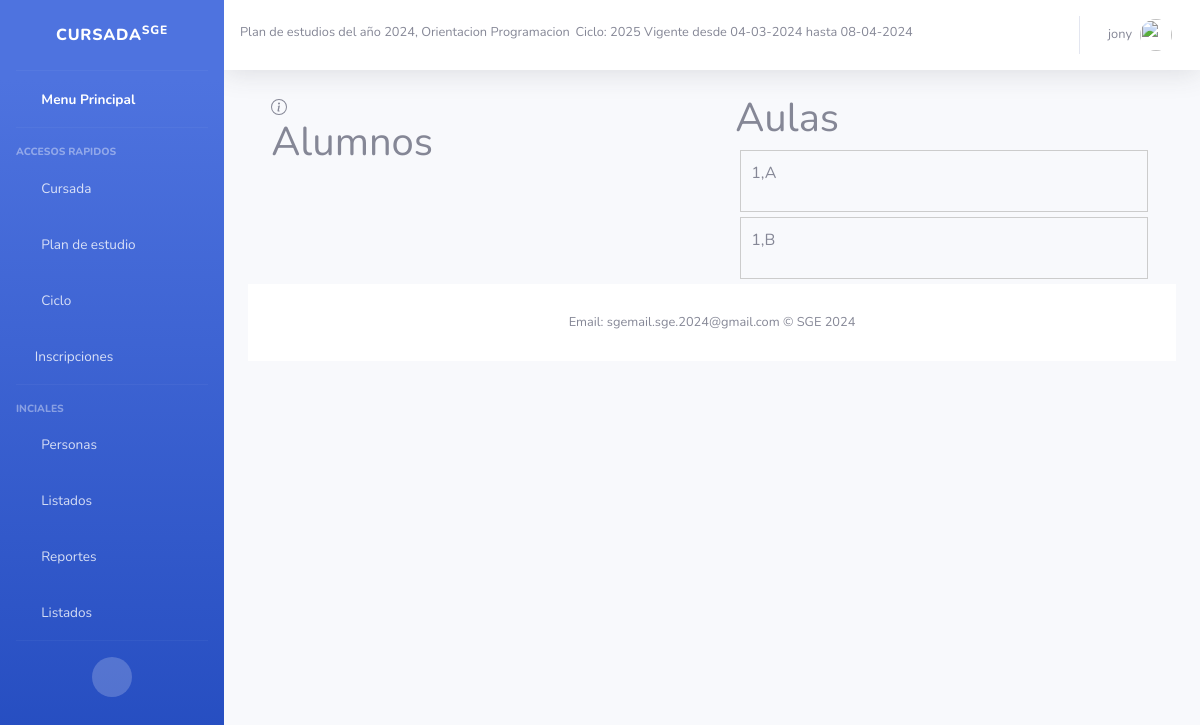
Before: /Clases/asignar_alumno_a_aula/1 (signed in) with the older database file.
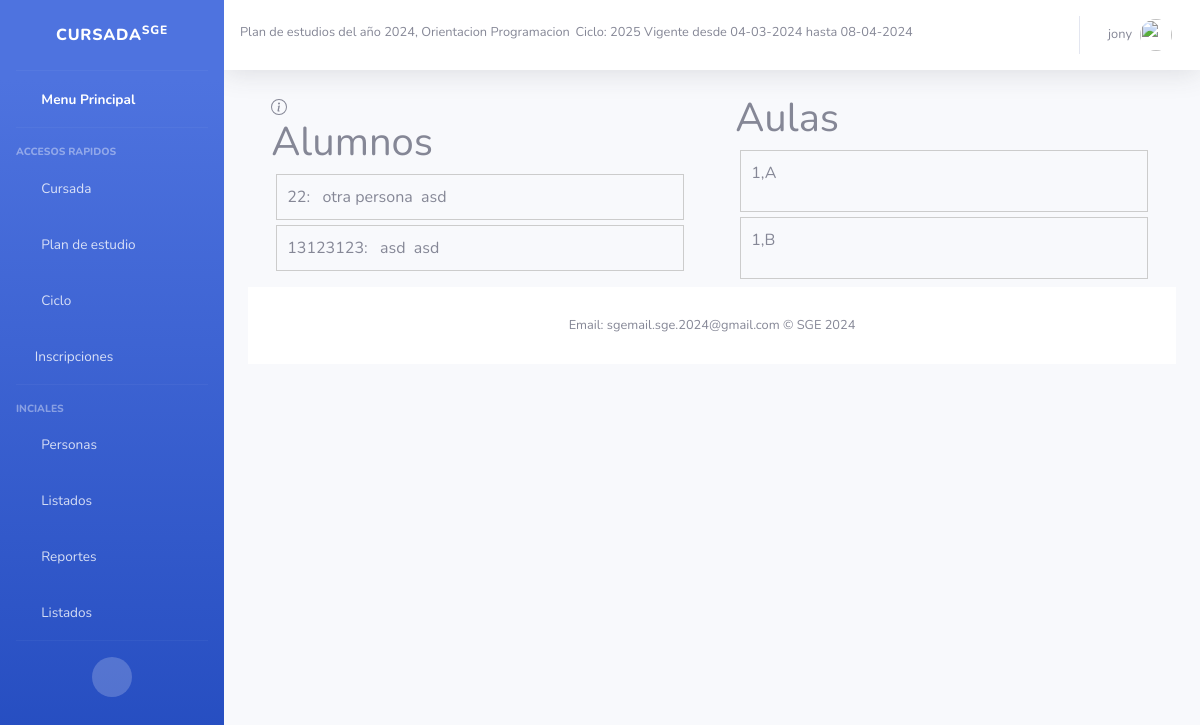
After: the same page with the newer database file.
### Core/models.py (models this page shows, shortened)
class PlanDeEstudios(models.Model):
    MAXCODIGO=20
    MAXANIO=4
    MAXORIENTACION= 50
    MAXNIVEL= 50
    MAXDESCRIPCION=50
    codigo= models.CharField(
        help_text="Ej: 123456",
        unique=True,
        max_length=MAXCODIGO,
        null=False,
        blank=False,
        error_messages={
            'blank': "El nombre es obligatorio"
        }
    )
    anio = models.CharField(
        help_text="Ej: 2024",
        unique=False,
        max_length=MAXANIO,
        null=True,
        blank=False,
        default= 1,
        error_messages={
            'blank': "el anio es obligatorio"
        }
    )
    orientacion = models.CharField(
        help_text="Ej: Profesorado de educacion primaria",
        unique=False,
        max_length=MAXORIENTACION,
        null=False,
        blank=False,
        primary_key=False,
        error_messages={
            'blank': "la orientacion es obligatoria"
        }
    )
    nivel = models.CharField(
        help_text="Ej: Primario",
        unique=False,
        max_length= MAXORIENTACION,
        null=False,
        blank=False,
        error_messages={
            'blank': "El nivel es obligatorio"
        }
    )
    descripcion = models.CharField(
        help_text="Ej: descripcion del plan de estudios",
        unique=False,
        max_length= MAXDESCRIPCION,
        null=False,
        blank=True,
    )
    esActual = models.BooleanField(
        default= True
    )
    implementado = models.BooleanField(
        default= False
    )
    cantidadAnios = models.PositiveIntegerField()
    def __str__(self):
        return "Plan de estudios del año {0}, Orientacion {1}".format(self.anio, self.orientacion)

class Ciclo (models.Model):
    anioCalendario = models.CharField(
        help_text="Ej: 2024",
        max_length=4,
        unique= True)
    fechaInicio = models.DateField(help_text="Ej: 16/02/2024",
                                   default=now)
    plan = models.ForeignKey(PlanDeEstudios, blank=False, on_delete=models.CASCADE)
    fechaFin = models.DateField(help_text="Ej: 28/11/2024",)
    esActual = models.BooleanField(
        default= True
    )
    def __str__(self):
        return "{0} Vigente desde {1} hasta {2}".format(self.anioCalendario,self.fechaInicio.strftime("%d-%m-%Y"), self.fechaFin.strftime("%d-%m-%Y"))

class Aula(models.Model):
    estudiantes = models.ManyToManyField(
        'Estudiante',
        blank=True,
        related_name="estudiantes",
    )
    division = models.ForeignKey(
        'Division',
        unique=False,
        null=False,  # Asegura que cada aula tenga una división asociada
        blank=False,
        on_delete=models.CASCADE,
        related_name="aulas"  # Hace que el acceso a las aulas asociadas con una división sea más claro
    )
    class Meta:
        db_table = 'Aula'

class Division(models.Model):
    PRIMERA = '1ra'
    SEGUNDA = '2da'
    TERCERA = '3ra'
    CUARTA = '4ta'
    QUINTA = '5ta'
    CHOICES_DIV = (
        (PRIMERA, 'Primera'),
        (SEGUNDA, 'Segunda'),
        (TERCERA, 'Tercera'),
        (CUARTA, 'Cuarta'),
        (QUINTA, 'Quinta'))
    ciclo = models.ForeignKey(Ciclo, on_delete=models.CASCADE, related_name="divisiones")
    codigo = models.CharField(max_length=50, choices=CHOICES_DIV, default=PRIMERA)
    descripcion = models.CharField(max_length=50)
    anio = models.ForeignKey(AnioPlan, on_delete=models.CASCADE)
    alumnos = models.ManyToManyField(Estudiante)
    def __str__(self):
        return "{0},{1}".format(self.anio.codigo, self.codigo)

class AnioPlan(models.Model):
    MAXCODIGO= 50
    CANTMAXPORANIO= 50
    MAXDESCRIPCION = 50
    codigo = models.CharField(
        help_text="Ej: ",
        max_length= MAXCODIGO,
        null=False,
        blank=False,
        error_messages={
            'blank': "El codigo es obligatorio"
        })
    descripcion = models.CharField(help_text="nivel",
        unique=False,
        max_length= MAXDESCRIPCION,
        null=False,
        blank=False,
        primary_key=False,
        )
    plan = models.ForeignKey(PlanDeEstudios, models.CASCADE, related_name="anios")
    inscripciones = models.ManyToManyField(Estudiante)
    class Meta:
        unique_together = [['codigo', 'plan']]

class Inscripcion(models.Model):
    estudiante = models.ForeignKey(
        Estudiante,
        null=True,
        help_text="Ej: Juan Perez",
        on_delete=models.CASCADE,
    )
    ciclo = models.ForeignKey(
        Ciclo,
        null=True,
        on_delete=models.CASCADE,
        help_text="Ej: Actual",
    )
    anio = models.ForeignKey(
        AnioPlan,
        on_delete=models.CASCADE,
        help_text="Ej: 1,año",
    )
    fecha = models.DateTimeField(default=now,help_text="Ej: 16/02/2024",)
    class Meta:
        unique_together = ['estudiante', 'ciclo', 'anio']

class Persona(models.Model):
    MAXNOMBRE = 50
    MAXAPELLIDO = 50
    REGEX_NOMBRE = '^[0-9a-zA-Z-_ .]{3,100}$'
    REGEX_NUMERO = '^[0-9]{1,12}$'
    MAXDNI =11
    MAXDIRECCION = 100
    MAXTELEFONO = 10
    nombre = models.CharField(
        help_text="Ej: Juan",
        max_length = MAXNOMBRE,
        unique= False,
        null= False,
        blank= False,
        validators= [RegexValidator(regex=REGEX_NOMBRE)],
        error_messages= {
            'max_length': "El nombre puede tener a lo sumo {} caracteres".format(MAXNOMBRE),
            'blank': "El nombre es obligatorio"
        }
    )
    apellido = models.CharField(
        help_text="Ej: Perez",
        max_length=MAXAPELLIDO,
        unique=False,
        null=False,
        blank=False,
        validators=[RegexValidator(regex=REGEX_NOMBRE)],
        error_messages={
            'max_length': "El apellido puede tener a lo sumo {} caracteres".format(MAXNOMBRE),
            'blank': "El apéllido es obligatorio"
        }
    )
    dni= models.CharField(
        help_text="Ej: 12345678",
        max_length = MAXDNI,
        unique= True,
        null= False,
        blank= False,
        error_messages= {
            'max_length': "El dni puede tener a lo sumo {} caracteres".format(MAXDNI),
            'unique': "El dni ingresado ya existe",
            'blank': "El dni es obligatorio"
        }
    )
    localidad=models.ForeignKey(
        Localidad,
        null=False,
        blank=False,
        on_delete=models.CASCADE,
        help_text="Ej: Trelew",
        error_messages={
        }
    )
    direccion=models.CharField(
        help_text="Ej: Calle falsa 123",
        max_length = MAXDIRECCION,
        unique= False,
        null= False,
        blank= False,
        error_messages= {
            'blank': "La direccion es obligatoria"
        }
    )
    email = models.EmailField(
        help_text="Ej: asd@asd.com",
        unique=True,
        null=True,
        blank=True,
        primary_key=False,
        error_messages={
            'unique': "El email no esta disponible",
        }
    )
    telefono= models.CharField(
        help_text="Ej: 0123456789 ",
        max_length=MAXTELEFONO,
        unique=False,
        null=True,
        blank=True,
        primary_key=False,
        validators=[RegexValidator(regex=REGEX_NUMERO)],
        error_messages={
            'max_length': "El telefono puede tener a lo sumo {} caracteres".format(MAXTELEFONO),
        }
    )

### Clases/views.py (the view)
# urls.py: re_path(r'^asignar_alumno_a_aula/(?P<idAnio>\d+)$', views.asignar_alumno_a_aula, name= 'asignar_alumno_a_aula'),
@login_required
def asignar_alumno_a_aula(request, idAnio):
    print("asignar alumno", idAnio)
    ciclo = Ciclo.objects.get(esActual = 'True')
    divisiones = Division.objects.filter(anio_id=idAnio,ciclo=ciclo)
    estudiantes_inscritos = Inscripcion.objects.filter(anio=idAnio,ciclo = ciclo)
    print("estudiuantes inscriptos",estudiantes_inscritos)
    for division in divisiones:
        aulas_existen = Aula.objects.filter(division=division).exists()
        if not aulas_existen:
            Aula.objects.create(division=division)
    aulas = Aula.objects.filter(division__in=divisiones)
    print("Estoy en aulaaass",aulas[0].estudiantes.all())
    estudiantes_aula = {}  # Cambiaremos a un diccionario para asociar estudiantes con aulas
    for aula in aulas:
        estudiantes_aula[aula.id] = aula.estudiantes.all()
        print(aula.estudiantes.all())
    estudiantes_no_en_aula = []
    ids_estudiantes_aula = [estudiante.id for aula_estudiantes in estudiantes_aula.values() for estudiante in aula_estudiantes]
    print("Estudiates e aulas",ids_estudiantes_aula)
    print((ids_estudiantes_aula))
    for estudiante in estudiantes_inscritos:
        print("id estudiante*****",estudiante.estudiante.id,ids_estudiantes_aula)
        if estudiante.estudiante.id not in ids_estudiantes_aula:
            estudiantes_no_en_aula.append(estudiante)
    print("no en aula", estudiantes_no_en_aula)
    return render(request, 'Division/asignar_alumnno_aula.html', {'aulas': aulas,
                                                                'estudiantes': estudiantes_no_en_aula,
                                                                'estudiantes_aula': estudiantes_aula,
                                                                'estudiantes_no_en_aula': estudiantes_no_en_aula})

### Clases/templates/Division/asignar_alumnno_aula.html (shortened to what this page needs)
{% extends 'index.html' %}
{% block content %}
{% load static %}
<!DOCTYPE html>
<html>
<head>
</head>
<cuerpo>
    <div id="alumnos-container">
        <a data-bs-toggle="modal" data-bs-target="#exampleModal" data-bs-slide-to="0">
            </a>
        <h1>Alumnos</h1>
        <ul id="alumnos-list">
            {% for estudiante in estudiantes %}
                <li class="alumno" draggable="true" ondragstart="handleDragStart(event,
                '{{ estudiante.estudiante.dni }}',
                '{{ estudiante.estudiante.id }}',
                '{{ estudiante.estudiante.nombre }}',
                '{{ estudiante.estudiante.apellido }}')"
                data-id="{{ estudiante.estudiante.id }}"
                data-dni="{{ estudiante.estudiante.dni }}"
                data-nombre="{{ estudiante.estudiante.nombre }}"
                data-apellido="{{ estudiante.estudiante.apellido }}">
                {{ estudiante.estudiante.dni  }}: &nbsp {{ estudiante.estudiante.nombre  }}&nbsp {{estudiante.estudiante.apellido}}</li>
            {% endfor %}
        </ul>
    </div>
    <div id="aulas-container">
        <h1>Aulas</h1>
        {% for aula in aulas %}
        <div id="aulas-list">
                <li class="aula" ondrop="drop(event)" ondragover="allowDrop(event)" data-id="{{ aula.id }}">
                    {{ aula.division }}
                </li>
            </div>
            {% endfor %}
    </div>
</cuerpo>
</html>
{% endblock content %}

### principal/templates/index.html (shortened to what this page needs)
<!DOCTYPE html>
<html lang="en">
<head>
    <link href="https://cdn.jsdelivr.net/npm/bootstrap@5.2.3/dist/css/bootstrap.min.css" rel="stylesheet">
    <link href= "{% static 'vendor/fontawesome-free/css/all.min.css' %}" rel="stylesheet" type="text/css">
    <link href="{% static 'css/sb-admin-2.min.css' %}" rel="stylesheet">
</head>
{% block sidebar %}
<body id="page-top">
    <div id="wrapper">
        <ul class="navbar-nav bg-gradient-primary sidebar sidebar-dark accordion" id="accordionSidebar">
            <a class="sidebar-brand d-flex align-items-center justify-content-center" href="index.html">
                <div class="sidebar-brand-text mx-3">Cursada<sup>SGE</sup></div>
            </a>
            <hr class="sidebar-divider my-0">
            <li class="nav-item active">
                <a class="nav-link" href="/">
                    <i class="fas fa-fw fa-tachometer-alt"></i>
                    <span>Menu Principal</span></a>
            </li>
            <hr class="sidebar-divider">
            <div class="sidebar-heading">
                Accesos Rapidos
            </div>
            <li class="nav-item">
                <a class="nav-link collapsed" href="#" data-toggle="collapse" data-target="#collapseTree"
                    aria-expanded="true" aria-controls="collapseTwo">
                    <i class="fas fa-fw fa-cog"></i>
                    <span>Cursada</span>
                </a>
            </li>
            <li class="nav-item">
                <a class="nav-link collapsed" href="#" data-toggle="collapse" data-target="#collapseTwo"
                    aria-expanded="true" aria-controls="collapseTwo">
                    <i class="fas fa-fw fa-cog"></i>
                    <span>Plan de estudio</span>
                </a>
            </li>
            <li class="nav-item">
                <a class="nav-link collapsed" href="#" data-toggle="collapse" data-target="#collapseCiclo"
                    aria-expanded="true" aria-controls="collapseTwo">
                    <i class="fas fa-fw fa-cog"></i>
                    <span>Ciclo</span>
                </a>
            </li>
            <li class="nav-item">
                <a class="nav-link collapsed" href="#" data-toggle="collapse" data-target="#collapseUtilities"
                    aria-expanded="true" aria-controls="collapseUtilities">
                    <i class="fas fa-user-check"></i>
                    <span>Inscripciones</span>
                </a>
            </li>
            <hr class="sidebar-divider">
            <div class="sidebar-heading">
                Inciales
            </div>
            <li class="nav-item">
                <a class="nav-link collapsed" href="#" data-toggle="collapse" data-target="#collapsePages"
                    aria-expanded="true" aria-controls="collapsePages">
                    <i class="fas fa-fw fa-folder"></i>
                    <span>Personas</span>
                </a>
            </li>
            <li class="nav-item">
                <a class="nav-link collapsed" href="#" data-toggle="collapse" data-target="#collapseList"
                    aria-expanded="true" aria-controls="collapsePages">
                    <i class="fas fa-fw fa-table"></i>
                    <span>Listados</span>
                </a>
            </li>
            <li class="nav-item">
                <a class="nav-link" href="#">
                    <i class="fas fa-fw fa-chart-area"></i>
                    <span>Reportes</span></a>
            </li>
            <li class="nav-item">
                <a class="nav-link" href="tables.html">
                    <i class="fas fa-fw fa-table"></i>
                    <span>Listados</span></a>
            </li>
            <hr class="sidebar-divider d-none d-md-block">
            <div class="text-center d-none d-md-inline">
                <button class="rounded-circle border-0" id="sidebarToggle"></button>
            </div>
        </ul>
{% endblock sidebar %}
        <div id="content-wrapper" class="d-flex flex-column">
            <div id="content">
                <nav class="navbar navbar-expand navbar-light bg-white topbar mb-4 static-top shadow">
                    <div class="input-group">
                        <small>{{request.plan}} &nbsp;</small>
                        <br>
                        <small> Ciclo: {{request.ciclo}}</small>
                    </div>
                    <ul class="navbar-nav ml-auto">
                        <li class="nav-item dropdown no-arrow">
                            <a class="nav-link dropdown-toggle" href="#" id="userDropdown" role="button"
                                data-toggle="dropdown" aria-haspopup="true" aria-expanded="false">
                                <span class="mr-2 d-none d-lg-inline text-gray-600 small">{{ request.user.username }}</span>
                                <img class="img-profile rounded-circle"  src="{% static 'img/undraw_profile.svg' %}" >
                            </a>
                        </li>
                    </ul>
                </nav>
                <div class="container-fluid">
                {% block content %}{% endblock content %}
    {% block footer %}
    <footer class="sticky-footer bg-white">
        <div class="container my-auto">
            <div class="copyright text-center my-auto">
                <span>Email: sgemail.sge.2024@gmail.com &copy; SGE 2024</span>
            </div>
        </div>
    </footer>
    {% endblock footer %}
        </div>
</body>
</html>

### Clases/templates/Division/asignar_alumnno_aula.html (style rules this page uses)
cuerpo { display: flex; justify-content: space-around; }
#alumnos-container, #aulas-container { width: 45%; }
.alumno, .aula { padding: 10px; border: 1px solid #ccc; margin: 5px; cursor: grab; }
#alumnos-list, #aulas-list { list-style: none; padding: 0; }
.aula { min-height: 50px; }

Changed rows visible on the page:
added Inscripcion: estudiante.dni "22", estudiante.nombre "otra persona", estudiante.apellido "asd"
added Inscripcion: estudiante.dni "13123123", estudiante.nombre "asd", estudiante.apellido "asd"
